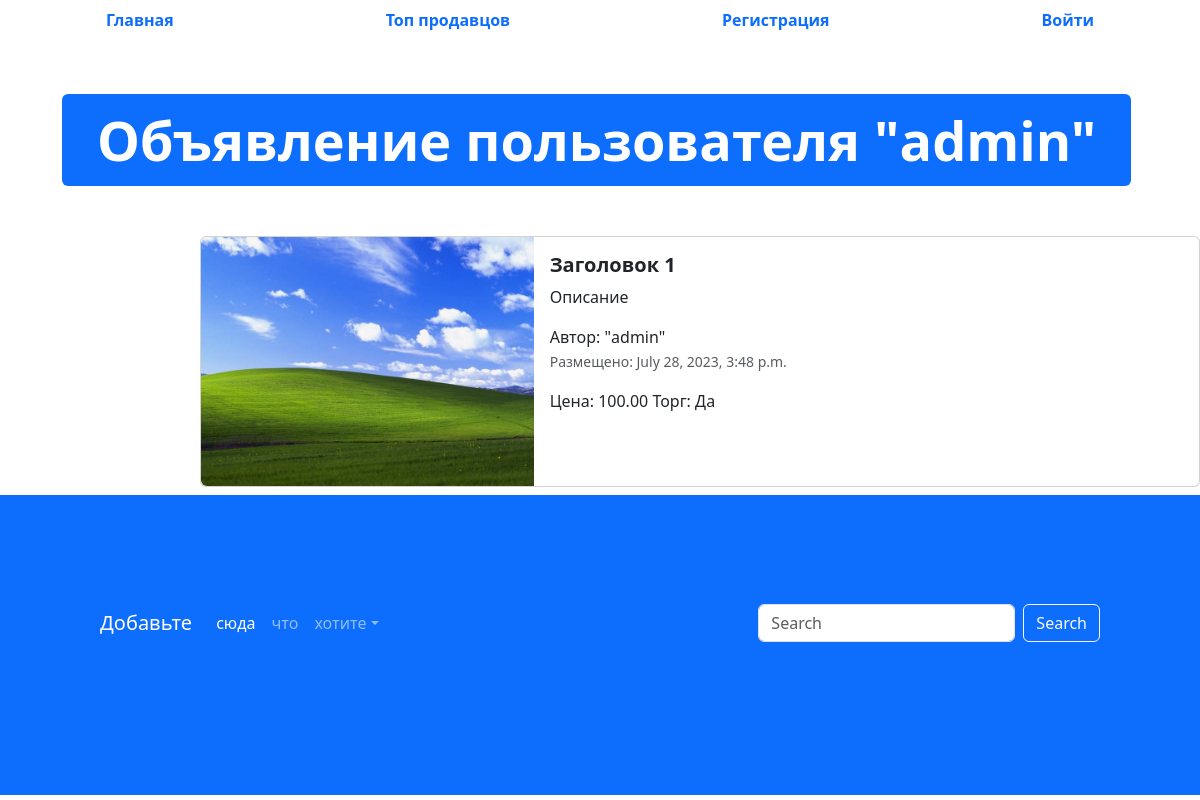
The app's page /advertisement/1 with its own data.
### app_advertisements/models.py (models this page shows, shortened)
class Advertisement(models.Model):
    title = models.CharField("заголовок", max_length=128)
    description = models.TextField("описание")
    price = models.DecimalField("цена", max_digits=10, decimal_places=2)
    auction = models.BooleanField("торг", help_text="Отметьте, если торг уместен")
    created_at = models.DateTimeField(auto_now_add=True)
    updated_at = models.DateTimeField(auto_now=True)
    user = models.ForeignKey(User, verbose_name="Пользователь", on_delete=models.CASCADE)
    image = models.ImageField("Изображение", upload_to="advertisements/")
    class Meta:
        db_table = "advertisements"

### app_advertisements/views.py (the view)
# urls.py: path('advertisement/<int:pk>', advertisement_detail, name="adv-detail"),
def advertisement_detail(request, pk):
    advertisement = Advertisement.objects.get(id=pk)
    context = {"adv": advertisement}
    return render(request, 'app_advertisements/advertisement.html', context)

### templates/app_advertisements/advertisement.html (shortened to what this page needs)
{% extends 'base.html' %}
{% load static %}
{% block content %}
  <div class="container" style="margin: 50px;">
    <div class="display-2">
      <span class="badge bg-primary">Объявление пользователя "{{ adv.user }}"</span>
    </div>
  </div>
  <div class="col offset-2">
    <div class="card mb-2" style="max-width: 1200px; margin-top: 20px;">
      <div class="row g-0">
        <div class="col-md-4">
          <a href="#" class="nav-link">
            <img src="{% if adv.image %} {{ adv.image.url }}{% else %}/static/img/adv.png{% endif %}" class="img-fluid rounded-start" alt="Card title">
          </a>
        </div>
        <div class="col">
          <div class="card-body">
            <h5 class="card-title">
              <a href="#" class="nav-link"><strong>{{ adv.title }}</strong></a>
            </h5>
            <p class="card-text">
              {{ adv.description }}
            </p>
            <span>Автор: "{{ adv.user }}"</span>
            <p class="card-text"><small class="text-muted">Размещено:  {{ adv.created_at }}</small></p>
            <span>Цена: {{ adv.price }}</span>
            <span>Торг: {% if adv.auction %}Да{% else %}Нет{% endif %}</span>
          </div>
        </div>
      </div>
    </div>
  </div>
  <footer style="padding: 100px; min-height: 300px;" class="bg-primary">
    <nav class="navbar navbar-expand-sm navbar-dark">
      <a class="navbar-brand" href="#">Добавьте</a>
      <div class="collapse navbar-collapse" id="collapsibleNavId">
        <ul class="navbar-nav me-auto mt-2 mt-lg-0">
          <li class="nav-item">
            <a class="nav-link active" href="#" aria-current="page">сюда</a>
          </li>
          <li class="nav-item">
            <a class="nav-link" href="#">что</a>
          </li>
          <li class="nav-item dropdown">
            <a class="nav-link dropdown-toggle" href="#" id="dropdownId" data-bs-toggle="dropdown" aria-haspopup="true"
              aria-expanded="false">хотите</a>
          </li>
        </ul>
        <form class="d-flex my-2 my-lg-0">
          <input class="form-control me-sm-2" type="text" placeholder="Search">
          <button class="btn btn-outline-light my-2 my-sm-0" type="submit">Search</button>
        </form>
      </div>
    </nav>
  </footer>
{% endblock %}

### records on screen
Advertisement: user "admin", image (picture), title "Заголовок 1", description "Описание", created_at "July 28, 2023, 3:48 p.m.", price "100.00"
